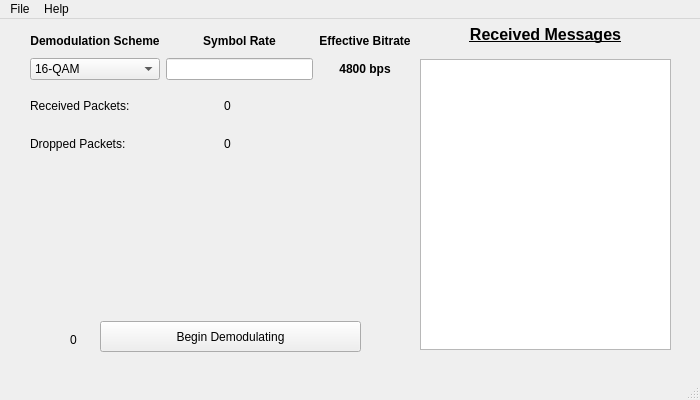
<?xml version="1.0" encoding="UTF-8"?>
<ui version="4.0">
 <class>MainWindow</class>
 <widget class="QMainWindow" name="MainWindow">
  <property name="geometry">
   <rect>
    <x>0</x>
    <y>0</y>
    <width>700</width>
    <height>400</height>
   </rect>
  </property>
  <property name="minimumSize">
   <size>
    <width>700</width>
    <height>400</height>
   </size>
  </property>
  <property name="maximumSize">
   <size>
    <width>700</width>
    <height>400</height>
   </size>
  </property>
  <property name="baseSize">
   <size>
    <width>700</width>
    <height>400</height>
   </size>
  </property>
  <property name="windowTitle">
   <string>Demodulator GUI</string>
  </property>
  <widget class="QWidget" name="centralwidget">
   <widget class="QWidget" name="gridLayoutWidget">
    <property name="geometry">
     <rect>
      <x>30</x>
      <y>10</y>
      <width>381</width>
      <height>51</height>
     </rect>
    </property>
    <layout class="QGridLayout" name="gridLayout">
     <item row="0" column="1">
      <widget class="QLabel" name="lbl_info_symbolrate">
       <property name="font">
        <font>
         <weight>75</weight>
         <bold>true</bold>
        </font>
       </property>
       <property name="text">
        <string>Symbol Rate</string>
       </property>
       <property name="alignment">
        <set>Qt::AlignCenter</set>
       </property>
      </widget>
     </item>
     <item row="1" column="0">
      <widget class="QComboBox" name="cmb_demod_scheme">
       <item>
        <property name="text">
         <string>16-QAM</string>
        </property>
       </item>
      </widget>
     </item>
     <item row="1" column="1">
      <widget class="QLineEdit" name="txt_symbolrate"/>
     </item>
     <item row="0" column="0">
      <widget class="QLabel" name="lbl_info_demodscheme">
       <property name="font">
        <font>
         <weight>75</weight>
         <bold>true</bold>
        </font>
       </property>
       <property name="text">
        <string>Demodulation Scheme</string>
       </property>
       <property name="alignment">
        <set>Qt::AlignCenter</set>
       </property>
      </widget>
     </item>
     <item row="0" column="2">
      <widget class="QLabel" name="lbl_info_effective_bitrate">
       <property name="font">
        <font>
         <weight>75</weight>
         <bold>true</bold>
        </font>
       </property>
       <property name="text">
        <string>Effective Bitrate</string>
       </property>
       <property name="alignment">
        <set>Qt::AlignCenter</set>
       </property>
      </widget>
     </item>
     <item row="1" column="2">
      <widget class="QLabel" name="lbl_effective_bitrate">
       <property name="font">
        <font>
         <weight>75</weight>
         <bold>true</bold>
         <underline>false</underline>
        </font>
       </property>
       <property name="text">
        <string>4800 bps</string>
       </property>
       <property name="alignment">
        <set>Qt::AlignCenter</set>
       </property>
      </widget>
     </item>
    </layout>
   </widget>
   <widget class="QListWidget" name="list_receivedmessages">
    <property name="geometry">
     <rect>
      <x>420</x>
      <y>40</y>
      <width>251</width>
      <height>291</height>
     </rect>
    </property>
   </widget>
   <widget class="QWidget" name="gridLayoutWidget_2">
    <property name="geometry">
     <rect>
      <x>30</x>
      <y>70</y>
      <width>381</width>
      <height>71</height>
     </rect>
    </property>
    <layout class="QGridLayout" name="gridLayout_2">
     <item row="0" column="0">
      <widget class="QLabel" name="lbl_info_recpackets">
       <property name="text">
        <string>Received Packets:</string>
       </property>
      </widget>
     </item>
     <item row="1" column="0">
      <widget class="QLabel" name="lbl_info_dppackets">
       <property name="text">
        <string>Dropped Packets:</string>
       </property>
      </widget>
     </item>
     <item row="0" column="1">
      <widget class="QLabel" name="lbl_receivedpackets">
       <property name="text">
        <string>0</string>
       </property>
      </widget>
     </item>
     <item row="1" column="1">
      <widget class="QLabel" name="lbl_droppedpackets">
       <property name="text">
        <string>0</string>
       </property>
      </widget>
     </item>
    </layout>
   </widget>
   <widget class="QPushButton" name="btn_start">
    <property name="geometry">
     <rect>
      <x>100</x>
      <y>302</y>
      <width>261</width>
      <height>31</height>
     </rect>
    </property>
    <property name="text">
     <string>Begin Demodulating</string>
    </property>
   </widget>
   <widget class="QLabel" name="lbl_indicator">
    <property name="geometry">
     <rect>
      <x>50</x>
      <y>310</y>
      <width>47</width>
      <height>21</height>
     </rect>
    </property>
    <property name="text">
     <string>0</string>
    </property>
    <property name="alignment">
     <set>Qt::AlignCenter</set>
    </property>
   </widget>
   <widget class="QLabel" name="lbl_info_receivedmessages">
    <property name="geometry">
     <rect>
      <x>420</x>
      <y>0</y>
      <width>251</width>
      <height>31</height>
     </rect>
    </property>
    <property name="font">
     <font>
      <pointsize>12</pointsize>
      <weight>75</weight>
      <bold>true</bold>
      <underline>true</underline>
     </font>
    </property>
    <property name="text">
     <string>Received Messages</string>
    </property>
    <property name="alignment">
     <set>Qt::AlignCenter</set>
    </property>
   </widget>
  </widget>
  <widget class="QMenuBar" name="menubar">
   <property name="geometry">
    <rect>
     <x>0</x>
     <y>0</y>
     <width>700</width>
     <height>26</height>
    </rect>
   </property>
   <widget class="QMenu" name="menuFile">
    <property name="title">
     <string>File</string>
    </property>
    <addaction name="actionExit"/>
   </widget>
   <widget class="QMenu" name="menuHelp">
    <property name="title">
     <string>Help</string>
    </property>
    <addaction name="actionAbout"/>
   </widget>
   <addaction name="menuFile"/>
   <addaction name="menuHelp"/>
  </widget>
  <widget class="QStatusBar" name="statusbar"/>
  <action name="actionExit">
   <property name="text">
    <string>Exit</string>
   </property>
  </action>
  <action name="actionAbout">
   <property name="text">
    <string>About</string>
   </property>
  </action>
 </widget>
 <resources/>
 <connections/>
</ui>
